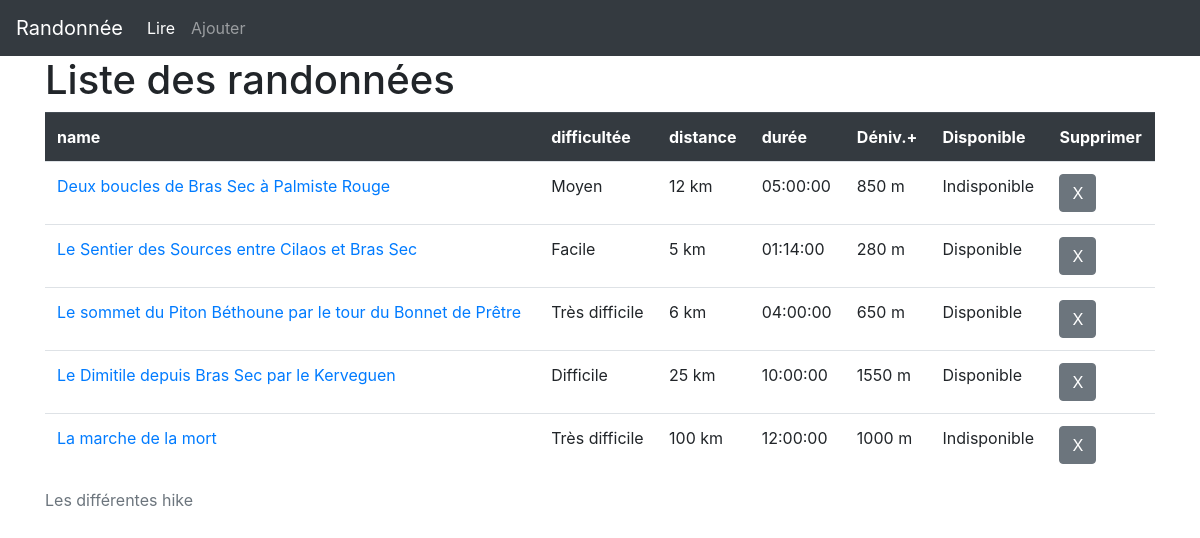
The page / on the database its author committed.
### tables this page shows
CREATE TABLE `hiking` (
  `id` int NOT NULL,
  `name` varchar(400) NOT NULL,
  `difficulty` char(30) NOT NULL,
  `distance` int NOT NULL,
  `duration` time NOT NULL,
  `height_difference` int NOT NULL,
  `available` tinyint(1) NOT NULL
);

### www/controller/controller.php (called while the page is built, shortened)
<?php
require_once('model/hikingModel.php');
function getReadPage()
{
    $hikingManager = new StephaneLeonard\hiking\Model\HikingManager();
    $content = $hikingManager->getHikingDatas();
    require 'view/read.php';
}

### www/model/hikingModel.php (called while the page is built, shortened)
<?php
class HikingManager extends Manager
{
    public function getHikingDatas()
    {
        $db = $this->dbConnect();
        return $db->query('SELECT * FROM hiking');
    }
}

### www/view/read.php (the view, shortened to what this page needs)
<div class="container">
  <h1>Liste des randonnées</h1>
  <table class="table">
    <caption>Les différentes hike</caption>
    <tr scope="row" class='thead-dark'>
      <th id='name' scope="col">name</th>
      <th id='difficultée' scope="col">difficultée</th>
      <th id='distance' scope="col">distance</th>
      <th id='durée' scope="col">durée</th>
      <th id='Déniv.+' scope="col">Déniv.+</th>
      <th id='Dispo' scope="col">Disponible</th>
      <th id='Delete' scope="col">Supprimer</th>
    </tr>
    <?php
    while ($data = $content->fetch()) {
    ?>
      <tr>
        <td><a href="?Page=maj&id=<?= $data["id"] ?>"><?= $data['name'] ?></a></td>
        <td><?= $data['difficulty'] ?></td>
        <td><?= $data['distance'] ?> km</td>
        <td><?= $data['duration'] ?></td>
        <td><?= $data['height_difference'] ?> m</td>
        <td><?= $data['available'] == 1 ? 'Disponible' : 'Indisponible' ?></td>
        <td>
          <a href="?Page=supprimer&id=<?= $data["id"] ?>" class="btn btn-secondary">X</a>
        </td>
      </tr>
    <?php
    }
    ?>
  </table>
</div>
<?php $content = ob_get_clean(); ?>
<?php require('template.php');

### www/index.php (shortened to what this page needs)
<?php
try {
    require_once './controller/controller.php';
    if (isset($_GET['Page'])) {
        if (htmlspecialchars($_GET['Page']) == 'lire') {
            $name = 'liste randonnée';
            getReadPage();
        } elseif (htmlspecialchars($_GET['Page']) == 'ajouter') {
            $name = 'ajouter une  randonnée';
            getCreatePage();
        } elseif (htmlspecialchars($_GET['Page']) == 'maj') {
            $name = 'mettre à jour une  randonnée';
            if (isset($_GET['id'])) {
                getUpdatePage();
            } else {
                throw new UnexpectedValueException('error getting value from database');
            }
        } elseif (htmlspecialchars($_GET['Page']) == 'supprimer') {
            $name = 'supprimer une  randonnée';
            if (isset($_GET['id'])) {
                getdeletePage();
            } else {
                throw new UnexpectedValueException('error getting value from database');
            }
        }
    } else {
        getReadPage();
    }
} catch (Exception $e) {
    echo 'Erreur : ' . $e->getMessage();
}

### www/view/template.php (shortened to what this page needs)
<!DOCTYPE html>
<html lang="fr">
<head>
    <link rel="stylesheet" href="https://stackpath.bootstrapcdn.com/bootstrap/4.4.1/css/bootstrap.min.css">
</head>
<body>
    <header>
        <nav class="navbar navbar-expand-lg navbar-dark bg-dark">
            <a class="navbar-brand" href="#">Randonnée</a>
            <div class="collapse navbar-collapse" id="navbarsExample05">
                <ul class="navbar-nav mr-auto">
                    <li class="nav-item active">
                        <a class="nav-link" href="?Page=lire">Lire <span class="sr-only">(current)</span></a>
                    </li>
                    <li class="nav-item">
                        <a class="nav-link" href="?Page=ajouter">Ajouter</a>
                    </li>
                </ul>
            </div>
        </nav>
    </header>
    <main>
        <?= $content ?>
    </main>
</body>
</html>

### rows shown on the page
hiking: name "Deux boucles de Bras Sec à Palmiste Rouge", difficulty "Moyen", distance "12", duration "05:00:00", height_difference "850", available "Indisponible"
hiking: name "Le Sentier des Sources entre Cilaos et Bras Sec", difficulty "Facile", distance "5", duration "01:14:00", height_difference "280", available "Disponible"
hiking: name "Le sommet du Piton Béthoune par le tour du Bonnet de Prêtre", difficulty "Très difficile", distance "6", duration "04:00:00", height_difference "650", available "Disponible"
hiking: name "Le Dimitile depuis Bras Sec par le Kerveguen", difficulty "Difficile", distance "25", duration "10:00:00", height_difference "1550", available "Disponible"
hiking: name "La marche de la mort", difficulty "Très difficile", distance "100", duration "12:00:00", height_difference "1000", available "Indisponible"
